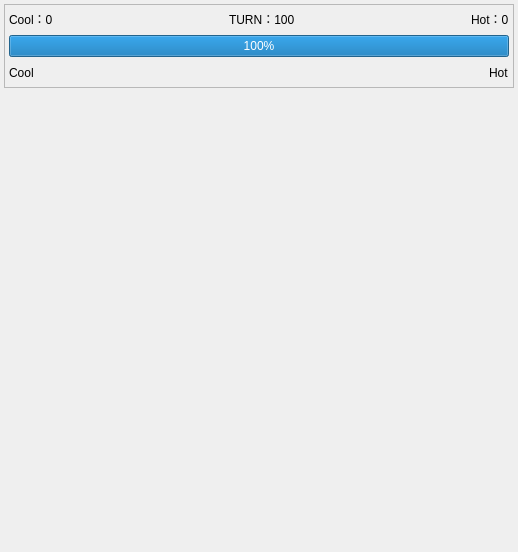
<?xml version="1.0" encoding="UTF-8"?>
<ui version="4.0">
 <class>MainWindow</class>
 <widget class="QMainWindow" name="MainWindow">
  <property name="geometry">
   <rect>
    <x>0</x>
    <y>0</y>
    <width>518</width>
    <height>552</height>
   </rect>
  </property>
  <property name="windowTitle">
   <string>MainWindow</string>
  </property>
  <widget class="QWidget" name="centralWidget">
   <layout class="QVBoxLayout" name="verticalLayout_2">
    <property name="spacing">
     <number>4</number>
    </property>
    <property name="leftMargin">
     <number>4</number>
    </property>
    <property name="topMargin">
     <number>4</number>
    </property>
    <property name="rightMargin">
     <number>4</number>
    </property>
    <property name="bottomMargin">
     <number>4</number>
    </property>
    <item>
     <widget class="QFrame" name="frame">
      <property name="sizePolicy">
       <sizepolicy hsizetype="Preferred" vsizetype="Fixed">
        <horstretch>0</horstretch>
        <verstretch>0</verstretch>
       </sizepolicy>
      </property>
      <property name="frameShape">
       <enum>QFrame::StyledPanel</enum>
      </property>
      <property name="frameShadow">
       <enum>QFrame::Raised</enum>
      </property>
      <layout class="QVBoxLayout" name="verticalLayout">
       <property name="leftMargin">
        <number>4</number>
       </property>
       <property name="topMargin">
        <number>4</number>
       </property>
       <property name="rightMargin">
        <number>4</number>
       </property>
       <property name="bottomMargin">
        <number>4</number>
       </property>
       <item>
        <layout class="QHBoxLayout" name="horizontalLayout">
         <property name="spacing">
          <number>0</number>
         </property>
         <property name="leftMargin">
          <number>0</number>
         </property>
         <item>
          <widget class="QLabel" name="CoolScoreLabel">
           <property name="sizePolicy">
            <sizepolicy hsizetype="Preferred" vsizetype="Fixed">
             <horstretch>0</horstretch>
             <verstretch>0</verstretch>
            </sizepolicy>
           </property>
           <property name="text">
            <string>Cool：0</string>
           </property>
          </widget>
         </item>
         <item>
          <spacer name="horizontalSpacer">
           <property name="sizePolicy">
            <sizepolicy hsizetype="Minimum" vsizetype="Minimum">
             <horstretch>0</horstretch>
             <verstretch>0</verstretch>
            </sizepolicy>
           </property>
           <property name="orientation">
            <enum>Qt::Horizontal</enum>
           </property>
           <property name="sizeHint" stdset="0">
            <size>
             <width>40</width>
             <height>20</height>
            </size>
           </property>
          </spacer>
         </item>
         <item>
          <widget class="QLabel" name="TurnLabel">
           <property name="sizePolicy">
            <sizepolicy hsizetype="Preferred" vsizetype="Fixed">
             <horstretch>0</horstretch>
             <verstretch>0</verstretch>
            </sizepolicy>
           </property>
           <property name="text">
            <string>TURN：100</string>
           </property>
          </widget>
         </item>
         <item>
          <spacer name="horizontalSpacer_2">
           <property name="sizePolicy">
            <sizepolicy hsizetype="Minimum" vsizetype="Minimum">
             <horstretch>0</horstretch>
             <verstretch>0</verstretch>
            </sizepolicy>
           </property>
           <property name="orientation">
            <enum>Qt::Horizontal</enum>
           </property>
           <property name="sizeHint" stdset="0">
            <size>
             <width>40</width>
             <height>20</height>
            </size>
           </property>
          </spacer>
         </item>
         <item>
          <widget class="QLabel" name="HotScoreLabel">
           <property name="sizePolicy">
            <sizepolicy hsizetype="Preferred" vsizetype="Fixed">
             <horstretch>0</horstretch>
             <verstretch>0</verstretch>
            </sizepolicy>
           </property>
           <property name="text">
            <string>Hot：0</string>
           </property>
          </widget>
         </item>
        </layout>
       </item>
       <item>
        <widget class="QProgressBar" name="TimeBar">
         <property name="sizePolicy">
          <sizepolicy hsizetype="Preferred" vsizetype="Fixed">
           <horstretch>0</horstretch>
           <verstretch>0</verstretch>
          </sizepolicy>
         </property>
         <property name="value">
          <number>100</number>
         </property>
        </widget>
       </item>
       <item>
        <layout class="QHBoxLayout" name="horizontalLayout_2">
         <item>
          <widget class="QLabel" name="CoolNameLabel">
           <property name="sizePolicy">
            <sizepolicy hsizetype="Preferred" vsizetype="Fixed">
             <horstretch>0</horstretch>
             <verstretch>0</verstretch>
            </sizepolicy>
           </property>
           <property name="text">
            <string>Cool</string>
           </property>
          </widget>
         </item>
         <item>
          <spacer name="horizontalSpacer_3">
           <property name="orientation">
            <enum>Qt::Horizontal</enum>
           </property>
           <property name="sizeHint" stdset="0">
            <size>
             <width>40</width>
             <height>20</height>
            </size>
           </property>
          </spacer>
         </item>
         <item>
          <widget class="QLabel" name="WinnerLabel">
           <property name="text">
            <string/>
           </property>
          </widget>
         </item>
         <item>
          <spacer name="horizontalSpacer_4">
           <property name="orientation">
            <enum>Qt::Horizontal</enum>
           </property>
           <property name="sizeHint" stdset="0">
            <size>
             <width>40</width>
             <height>20</height>
            </size>
           </property>
          </spacer>
         </item>
         <item>
          <widget class="QLabel" name="HotNameLabel">
           <property name="sizePolicy">
            <sizepolicy hsizetype="Preferred" vsizetype="Fixed">
             <horstretch>0</horstretch>
             <verstretch>0</verstretch>
            </sizepolicy>
           </property>
           <property name="text">
            <string>Hot</string>
           </property>
          </widget>
         </item>
        </layout>
       </item>
      </layout>
     </widget>
    </item>
    <item>
     <widget class="GameBoard" name="Field" native="true">
      <property name="sizePolicy">
       <sizepolicy hsizetype="Preferred" vsizetype="Preferred">
        <horstretch>0</horstretch>
        <verstretch>0</verstretch>
       </sizepolicy>
      </property>
      <property name="minimumSize">
       <size>
        <width>510</width>
        <height>450</height>
       </size>
      </property>
     </widget>
    </item>
   </layout>
  </widget>
 </widget>
 <layoutdefault spacing="6" margin="11"/>
 <customwidgets>
  <customwidget>
   <class>GameBoard</class>
   <extends>QWidget</extends>
   <header>GameBoard.h</header>
   <container>1</container>
  </customwidget>
 </customwidgets>
 <resources/>
 <connections/>
</ui>
